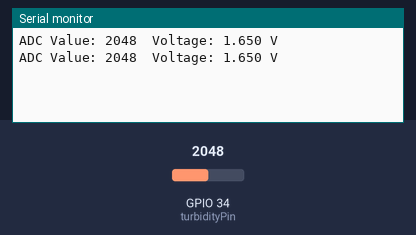
A sketch run on a simulated ESP32. On the bench: the last lines printed to the serial monitor. The inputs (shaded band) are chosen by the test bench; at power-on: GPIO 34 (turbidityPin) = 2048.

Above: at 1.8 s.
1.9 s: GPIO 34 (turbidityPin) set to 2866
At 2.8 s:
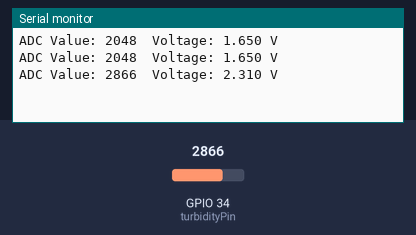
3.4 s: GPIO 34 (turbidityPin) set to 3603
At 4.4 s:
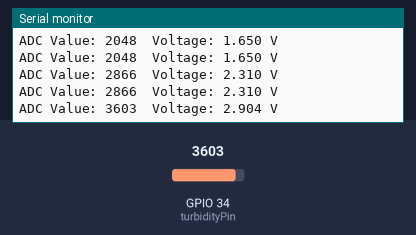
Timing chart, 0 to 6.4 s (numbered marks = the images above; inputs shaded):
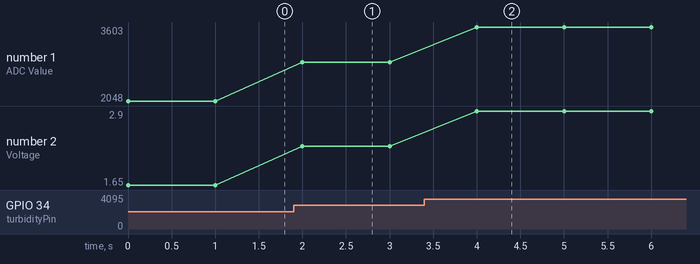

Measured:
- after the input at 1.9 s, the serial monitor: prints a new line after 0.10 s (image 1)
- after the input at 3.4 s, the serial monitor: prints a new line after 0.60 s (image 2)
- plotted number 1: 2048 → 2866 after the input at 1.9 s, 2866 → 3603 after the input at 3.4 s
- plotted number 2: 1.65 → 2.31 after the input at 1.9 s, 2.31 → 2.9 after the input at 3.4 s

The sketch:

kalibrasi_turbidity.ino
```cpp
const int turbidityPin = 34;  // Pin analog untuk sensor turbidity
const float VREF = 3.3;       // Tegangan referensi ESP32
const int ADC_RESOLUTION = 4095; // Resolusi ADC 12-bit

void setup() {
  Serial.begin(9600);
  pinMode(turbidityPin, INPUT);
}

void loop() {
  int adcValue = analogRead(turbidityPin); // Baca nilai ADC
  float voltage = adcValue * VREF / ADC_RESOLUTION; // Konversi ke tegangan
  Serial.print("ADC Value: ");
  Serial.print(adcValue);
  Serial.print("\tVoltage: ");
  Serial.print(voltage, 3); // Tampilkan 3 angka desimal
  Serial.println(" V");
  delay(1000); // Baca setiap 1 detik
}
```
